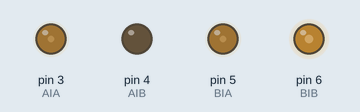
A sketch run on a simulated Arduino Uno, built with avr-gcc and run on an emulated ATmega328P. Shown: output pins drawn as LEDs (lit = HIGH).

Above: at 0.05 s.
At 3.95 s:
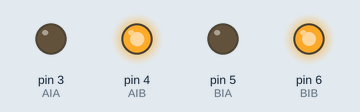
Timing chart, 0 to 5.2 s (numbered marks = the images above):
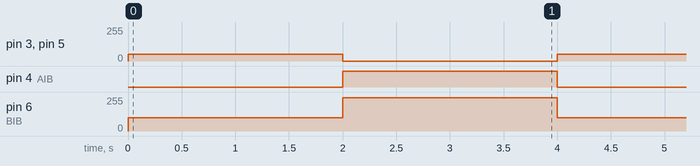

Measured:
- by itself, pin 3 (AIA), pin 5 (BIA): alternates 50/255 for 2.0 s and 0/255 for 2.0 s
- by itself, pin 4 (AIB): alternates HIGH for 2.0 s and LOW for 2.0 s
- by itself, pin 6 (BIB): alternates 250/255 for 2.0 s and 100/255 for 2.0 s

The sketch:

dcmotor.ino
```cpp
const int AIA = 3;
const int AIB = 4;
const int BIA = 5;
const int BIB = 6;

byte speed = 250;

void setup() {
  pinMode(AIA, OUTPUT);
  pinMode(AIB, OUTPUT);
  pinMode(BIA, OUTPUT);
  pinMode(BIB, OUTPUT);
}

void loop() {
  forward();
  delay(2000);
  backward();
  delay(2000);
}

void forward()
{
  analogWrite(AIA,50);
  analogWrite(AIB,100);
  analogWrite(BIA,50);
  analogWrite(BIB,100);
}

void backward()
{
  analogWrite(AIA,0);
  analogWrite(AIB,speed);
  analogWrite(BIA,0);
  analogWrite(BIB,speed);
}
```
